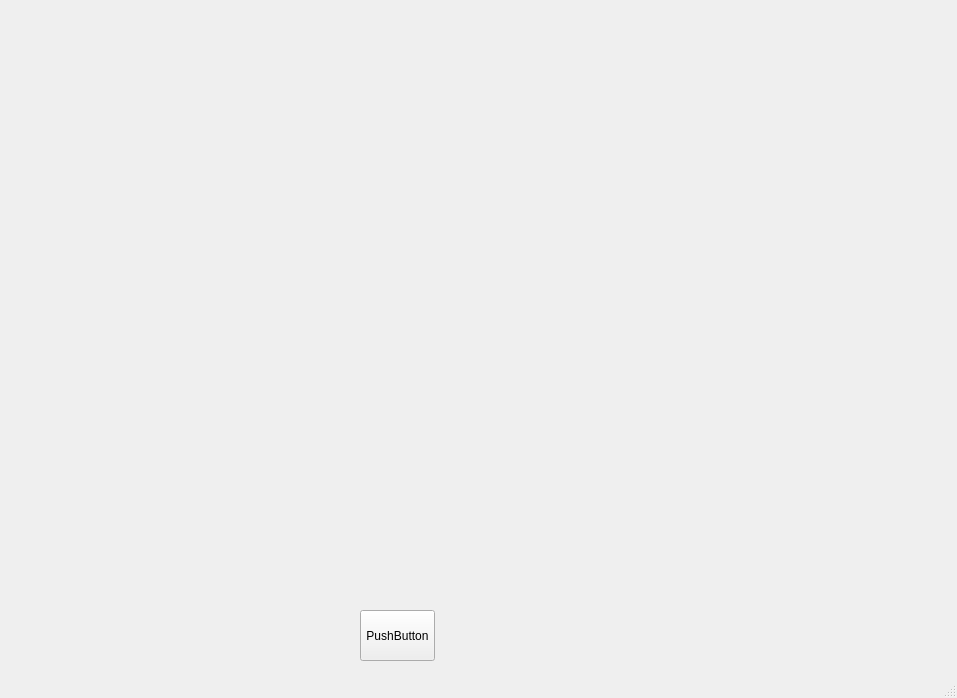
<?xml version="1.0" encoding="UTF-8"?>
<ui version="4.0">
 <class>MainWindow</class>
 <widget class="QMainWindow" name="MainWindow">
  <property name="geometry">
   <rect>
    <x>0</x>
    <y>0</y>
    <width>957</width>
    <height>698</height>
   </rect>
  </property>
  <property name="windowTitle">
   <string>MainWindow</string>
  </property>
  <widget class="QWidget" name="centralwidget">
   <widget class="QPushButton" name="pushButton">
    <property name="geometry">
     <rect>
      <x>360</x>
      <y>610</y>
      <width>75</width>
      <height>51</height>
     </rect>
    </property>
    <property name="text">
     <string>PushButton</string>
    </property>
   </widget>
  </widget>
  <widget class="QMenuBar" name="menubar">
   <property name="geometry">
    <rect>
     <x>0</x>
     <y>0</y>
     <width>957</width>
     <height>21</height>
    </rect>
   </property>
  </widget>
  <widget class="QStatusBar" name="statusbar"/>
 </widget>
 <resources/>
 <connections/>
</ui>
